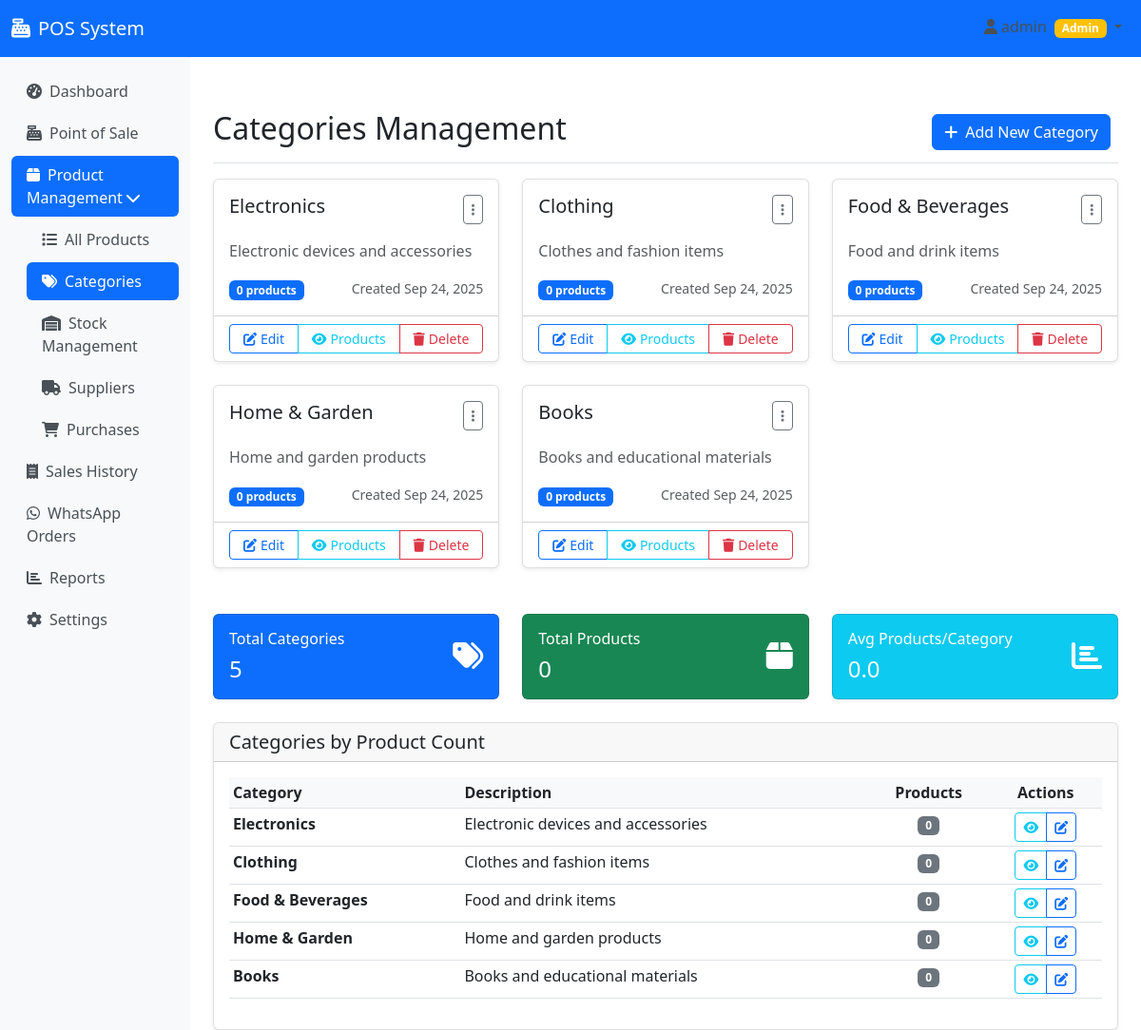
Page /products/categories (signed in) on the committed database.
### app/models/__init__.py (models this page shows, shortened)
class Category(db.Model):
    id = db.Column(db.Integer, primary_key=True)
    name = db.Column(db.String(100), nullable=False, unique=True)
    description = db.Column(db.Text)
    created_at = db.Column(db.DateTime, default=datetime.utcnow)
    products = db.relationship('Product', backref='category', lazy=True)

### app/views/products.py (the view)
@products_bp.route('/categories')
@login_required
@admin_required
def categories():
    categories = Category.query.all()
    return render_template('products/categories.html', title='Categories', categories=categories)

### app/models/__init__.py (called while the page is built)
    @property
    def is_admin(self):
        return self.role == 'admin'

### app/utils/currency.py (called while the page is built)
    @staticmethod
    def get_current_currency():
        try:
            currency_setting = SystemSettings.query.filter_by(key='default_currency').first()
            if currency_setting and currency_setting.value in SUPPORTED_CURRENCIES:
                currency_code = currency_setting.value
            else:
                currency_code = current_app.config.get('DEFAULT_CURRENCY', 'TSH')
            return SUPPORTED_CURRENCIES.get(currency_code, SUPPORTED_CURRENCIES['TSH'])
        except:
            return SUPPORTED_CURRENCIES['TSH']

### app/views/auth.py (called while the page is built)
def admin_required(f):
    @wraps(f)
    def decorated_function(*args, **kwargs):
        if not current_user.is_authenticated or not current_user.is_admin:
            flash('You need admin privileges to access this page.', 'error')
            return redirect(url_for('main.dashboard'))
        return f(*args, **kwargs)
    return decorated_function

### app/templates/products/categories.html (shortened to what this page needs)
{% extends "base.html" %}
{% block content %}
<div class="d-flex justify-content-between flex-wrap flex-md-nowrap align-items-center pt-3 pb-2 mb-3 border-bottom">
    <h1 class="h2">Categories Management</h1>
    <div class="btn-toolbar mb-2 mb-md-0">
        <div class="btn-group me-2">
            <a href="{{ url_for('products.add_category') }}" class="btn btn-primary">
                <i class="fas fa-plus me-2"></i>Add New Category
            </a>
        </div>
    </div>
</div>
<div class="row">
    {% if categories %}
    {% for category in categories %}
    <div class="col-md-6 col-lg-4 mb-4">
        <div class="card h-100">
            <div class="card-body">
                <div class="d-flex justify-content-between align-items-start mb-3">
                    <h5 class="card-title mb-0">{{ category.name }}</h5>
                    <div class="dropdown">
                        <button class="btn btn-outline-secondary btn-sm" type="button" data-bs-toggle="dropdown">
                            <i class="fas fa-ellipsis-v"></i>
                        </button>
                    </div>
                </div>
                {% if category.description %}
                <p class="card-text text-muted">{{ category.description }}</p>
                {% else %}
                <p class="card-text text-muted fst-italic">No description</p>
                {% endif %}
                <div class="d-flex justify-content-between align-items-center">
                    <div>
                                    <span class="badge bg-primary">0 products</span>
                    </div>
                    <small class="text-muted">
                        Created {{ category.created_at.strftime('%b %d, %Y') }}
                    </small>
                </div>
            </div>
            <div class="card-footer bg-transparent">
                <div class="btn-group w-100" role="group">
                    <a href="{{ url_for('products.edit_category', id=category.id) }}" class="btn btn-outline-primary btn-sm">
                        <i class="fas fa-edit me-1"></i>Edit
                    </a>
                    <a href="{{ url_for('products.products', category=category.id) }}" class="btn btn-outline-info btn-sm">
                        <i class="fas fa-eye me-1"></i>Products
                    </a>
                    <button type="button" class="btn btn-outline-danger btn-sm"
                                    onclick="deleteCategory({{ category.id }}, '{{ category.name }}', 0)">
                                        <i class="fas fa-trash me-1"></i>Delete
                                    </button>
                </div>
            </div>
        </div>
    </div>
    {% endfor %}
    {% endif %}
</div>
<div class="row mt-4">
    <div class="col-md-4">
        <div class="card bg-primary text-white">
            <div class="card-body">
                <div class="d-flex justify-content-between">
                    <div>
                        <h6 class="card-title">Total Categories</h6>
                        <h4 class="mb-0">{{ categories|length }}</h4>
                    </div>
                    <div class="align-self-center">
                        <i class="fas fa-tags fa-2x"></i>
                    </div>
                </div>
            </div>
        </div>
    </div>
    <div class="col-md-4">
        <div class="card bg-success text-white">
            <div class="card-body">
                <div class="d-flex justify-content-between">
                    <div>
                        <h6 class="card-title">Total Products</h6>
                        <h4 class="mb-0">0</h4>
                    </div>
                    <div class="align-self-center">
                        <i class="fas fa-box fa-2x"></i>
                    </div>
                </div>
            </div>
        </div>
    </div>
    <div class="col-md-4">
        <div class="card bg-info text-white">
            <div class="card-body">
                <div class="d-flex justify-content-between">
                    <div>
                        <h6 class="card-title">Avg Products/Category</h6>
                        <h4 class="mb-0">0.0</h4>
                    </div>
                    <div class="align-self-center">
                        <i class="fas fa-chart-bar fa-2x"></i>
                    </div>
                </div>
            </div>
        </div>
    </div>
</div>
{% if categories %}
<div class="row mt-4">
    <div class="col-12">
        <div class="card">
            <div class="card-header">
                <h5 class="mb-0">Categories by Product Count</h5>
            </div>
            <div class="card-body">
                <div class="table-responsive">
                    <table class="table table-sm">
                        <thead>
                            <tr>
                                <th>Category</th>
                                <th>Description</th>
                                <th class="text-center">Products</th>
                                <th class="text-center">Actions</th>
                            </tr>
                        </thead>
                        <tbody>
                            {% for category in categories %}
                            <tr>
                                <td>
                                    <strong>{{ category.name }}</strong>
                                </td>
                                <td>
                                    {% if category.description %}
                                    {{ category.description[:60] }}{% if category.description|length > 60 %}...{% endif %}
                                    {% else %}
                                    <span class="text-muted fst-italic">No description</span>
                                    {% endif %}
                                </td>
                                <td class="text-center">
                                    <span class="badge bg-secondary">0</span>
                                </td>
                                <td class="text-center">
                                    <div class="btn-group btn-group-sm" role="group">
                                        <a href="{{ url_for('products.products', category=category.id) }}" class="btn btn-outline-info" title="View Products">
                                            <i class="fas fa-eye"></i>
                                        </a>
                                        <a href="{{ url_for('products.edit_category', id=category.id) }}" class="btn btn-outline-primary" title="Edit">
                                            <i class="fas fa-edit"></i>
                                        </a>
                                    </div>
                                </td>
                            </tr>
                            {% endfor %}
                        </tbody>
                    </table>
                </div>
            </div>
        </div>
    </div>
</div>
{% endif %}
{% endblock %}

### app/templates/base.html (shortened to what this page needs)
<!DOCTYPE html>
<html lang="en">
<head>
    <link href="https://cdn.jsdelivr.net/npm/bootstrap@5.3.0/dist/css/bootstrap.min.css" rel="stylesheet">
    <link href="https://cdnjs.cloudflare.com/ajax/libs/font-awesome/6.0.0/css/all.min.css" rel="stylesheet">
</head>
<body>
    <nav class="navbar navbar-expand-lg navbar-dark bg-primary">
        <div class="container-fluid">
            <a class="navbar-brand" href="{{ url_for('main.dashboard') }}">
                <i class="fas fa-cash-register me-2"></i>POS System
            </a>
            <div class="navbar-nav ms-auto">
                {% if current_user.is_authenticated %}
                    <div class="nav-item dropdown">
                        <a class="nav-link dropdown-toggle" href="#" id="userDropdown" role="button" data-bs-toggle="dropdown">
                            <i class="fas fa-user me-1"></i>{{ current_user.username }}
                            {% if current_user.is_admin %}
                                <span class="badge bg-warning ms-1">Admin</span>
                            {% endif %}
                        </a>
                    </div>
                {% endif %}
            </div>
        </div>
    </nav>
    <div class="container-fluid">
        <div class="row">
            {% if current_user.is_authenticated %}
            <nav class="col-md-3 col-lg-2 d-md-block sidebar collapse">
                <div class="position-sticky pt-3">
                    <ul class="nav flex-column">
                        <li class="nav-item">
                            <a class="nav-link {% if request.endpoint == 'main.dashboard' %}active{% endif %}"
                               href="{{ url_for('main.dashboard') }}">
                                <i class="fas fa-tachometer-alt me-2"></i>Dashboard
                            </a>
                        </li>
                        <li class="nav-item">
                            <a class="nav-link {% if request.endpoint and 'pos' in request.endpoint %}active{% endif %}"
                               href="{{ url_for('pos.index') }}">
                                <i class="fas fa-cash-register me-2"></i>Point of Sale
                            </a>
                        </li>
                        {% if current_user.is_admin %}
                        <li class="nav-item">
                            <a class="nav-link {% if request.endpoint and 'products' in request.endpoint %}active{% endif %}"
                               href="#" data-bs-toggle="collapse" data-bs-target="#productsMenu"
                               aria-expanded="{% if request.endpoint and 'products' in request.endpoint %}true{% else %}false{% endif %}">
                                <i class="fas fa-box me-2"></i>Product Management
                                <i class="fas fa-chevron-down ms-auto"></i>
                            </a>
                        </li>
                        <div class="collapse {% if request.endpoint and 'products' in request.endpoint %}show{% endif %}" id="productsMenu">
                            <ul class="nav flex-column ms-3">
                                <li class="nav-item">
                                    <a class="nav-link {% if request.endpoint == 'products.products' %}active{% endif %}"
                                       href="{{ url_for('products.products') }}">
                                        <i class="fas fa-list me-2"></i>All Products
                                    </a>
                                </li>
                                <li class="nav-item">
                                    <a class="nav-link {% if request.endpoint and 'categories' in request.endpoint %}active{% endif %}"
                                       href="{{ url_for('products.categories') }}">
                                        <i class="fas fa-tags me-2"></i>Categories
                                    </a>
                                </li>
                                <li class="nav-item">
                                    <a class="nav-link {% if request.endpoint == 'products.stock' %}active{% endif %}"
                                       href="{{ url_for('products.stock') }}">
                                        <i class="fas fa-warehouse me-2"></i>Stock Management
                                    </a>
                                </li>
                                <li class="nav-item">
                                    <a class="nav-link {% if request.endpoint and 'suppliers' in request.endpoint %}active{% endif %}"
                                       href="{{ url_for('products.suppliers') }}">
                                        <i class="fas fa-truck me-2"></i>Suppliers
                                    </a>
                                </li>
                                <li class="nav-item">
                                    <a class="nav-link {% if request.endpoint and 'purchases' in request.endpoint %}active{% endif %}"
                                       href="{{ url_for('products.purchases') }}">
                                        <i class="fas fa-shopping-cart me-2"></i>Purchases
                                    </a>
                                </li>
                            </ul>
                        </div>
                        {% endif %}
                        <li class="nav-item">
                            <a class="nav-link" href="{{ url_for('pos.sales') }}">
                                <i class="fas fa-receipt me-2"></i>Sales History
                            </a>
                        </li>
                        <li class="nav-item">
                            <a class="nav-link" href="{{ url_for('pos.whatsapp_orders') }}">
                                <i class="fab fa-whatsapp me-2"></i>WhatsApp Orders
                            </a>
                        </li>
                        {% if current_user.is_admin %}
                        <li class="nav-item">
                            <a class="nav-link {% if request.endpoint and 'reports' in request.endpoint %}active{% endif %}"
                               href="{{ url_for('reports.index') }}">
                                <i class="fas fa-chart-bar me-2"></i>Reports
                            </a>
                        </li>
                        <li class="nav-item">
                            <a class="nav-link {% if request.endpoint and 'settings' in request.endpoint %}active{% endif %}"
                               href="{{ url_for('settings.index') }}">
                                <i class="fas fa-cog me-2"></i>Settings
                            </a>
                        </li>
                        {% endif %}
                    </ul>
                </div>
            </nav>
            {% endif %}
            <main class="{% if current_user.is_authenticated %}col-md-9 ms-sm-auto col-lg-10{% else %}col-12{% endif %} px-md-4">
                {% if current_user.is_authenticated %}
                <div class="pt-3 pb-2 mb-3">
                </div>
                {% endif %}
                {% block content %}{% endblock %}
            </main>
        </div>
    </div>
</body>
</html>

### app/templates/base.html (style rules this page uses)
.sidebar { min-height: calc(100vh - 56px); background-color: #f8f9fa; }
.nav-link { color: #495057; border-radius: 0.375rem; margin-bottom: 0.25rem; }
.nav-link:hover, .nav-link.active { background-color: #0d6efd; color: white !important; }
.card { box-shadow: 0 0.125rem 0.25rem rgba(0, 0, 0, 0.075); border: 1px solid rgba(0, 0, 0, 0.125); }
.table th { background-color: #f8f9fa; }

### rows in the picture
Category: name "Electronics", description "Electronic devices and accessories", created_at "Sep 24, 2025"
Category: name "Clothing", description "Clothes and fashion items", created_at "Sep 24, 2025"
Category: name "Food & Beverages", description "Food and drink items", created_at "Sep 24, 2025"
Category: name "Home & Garden", description "Home and garden products", created_at "Sep 24, 2025"
Category: name "Books", description "Books and educational materials", created_at "Sep 24, 2025"

### other values in the picture
{{ categories|length }} "5"
